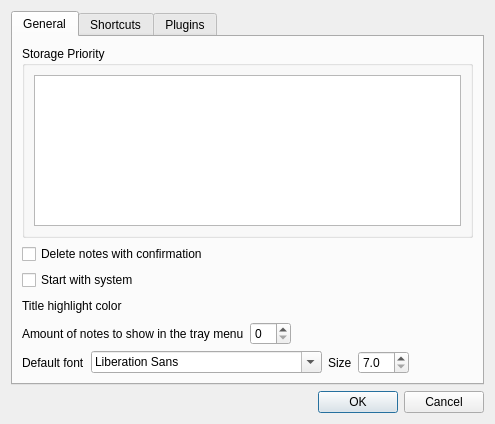
<?xml version="1.0" encoding="UTF-8"?>
<ui version="4.0">
 <class>OptionsDlg</class>
 <widget class="QDialog" name="OptionsDlg">
  <property name="geometry">
   <rect>
    <x>0</x>
    <y>0</y>
    <width>495</width>
    <height>424</height>
   </rect>
  </property>
  <property name="windowTitle">
   <string>QtNote Options</string>
  </property>
  <property name="windowIcon">
   <iconset resource="main.qrc">
    <normaloff>:/icons/options</normaloff>:/icons/options</iconset>
  </property>
  <layout class="QVBoxLayout" name="verticalLayout">
   <item>
    <widget class="QTabWidget" name="tabGeneral">
     <property name="currentIndex">
      <number>0</number>
     </property>
     <widget class="QWidget" name="general">
      <attribute name="title">
       <string>General</string>
      </attribute>
      <layout class="QVBoxLayout" name="verticalLayout_3">
       <item>
        <widget class="QGroupBox" name="groupBox">
         <property name="title">
          <string>Storage Priority</string>
         </property>
         <layout class="QVBoxLayout" name="verticalLayout_2">
          <item>
           <widget class="QListView" name="priorityView">
            <property name="minimumSize">
             <size>
              <width>0</width>
              <height>100</height>
             </size>
            </property>
            <property name="dragDropMode">
             <enum>QAbstractItemView::InternalMove</enum>
            </property>
            <property name="movement">
             <enum>QListView::Snap</enum>
            </property>
           </widget>
          </item>
         </layout>
        </widget>
       </item>
       <item>
        <widget class="QCheckBox" name="ckAskDel">
         <property name="text">
          <string>Delete notes with confirmation</string>
         </property>
        </widget>
       </item>
       <item>
        <widget class="QCheckBox" name="ckAutostart">
         <property name="text">
          <string>Start with system</string>
         </property>
        </widget>
       </item>
       <item>
        <layout class="QHBoxLayout" name="horizontalLayout_2">
         <item>
          <widget class="QLabel" name="label_2">
           <property name="text">
            <string>Title highlight color</string>
           </property>
          </widget>
         </item>
         <item>
          <spacer name="horizontalSpacer_2">
           <property name="orientation">
            <enum>Qt::Horizontal</enum>
           </property>
           <property name="sizeHint" stdset="0">
            <size>
             <width>40</width>
             <height>20</height>
            </size>
           </property>
          </spacer>
         </item>
         <item>
          <widget class="QtNote::ColorButton" name="wTitleColor" native="true"/>
         </item>
        </layout>
       </item>
       <item>
        <layout class="QHBoxLayout" name="horizontalLayout">
         <item>
          <widget class="QLabel" name="label">
           <property name="text">
            <string>Amount of notes to show in the tray menu</string>
           </property>
          </widget>
         </item>
         <item>
          <widget class="QSpinBox" name="spMenuNotesAmount"/>
         </item>
         <item>
          <spacer name="horizontalSpacer">
           <property name="orientation">
            <enum>Qt::Horizontal</enum>
           </property>
           <property name="sizeHint" stdset="0">
            <size>
             <width>40</width>
             <height>20</height>
            </size>
           </property>
          </spacer>
         </item>
        </layout>
       </item>
       <item>
        <layout class="QHBoxLayout" name="horizontalLayout_3">
         <item>
          <widget class="QLabel" name="label_3">
           <property name="text">
            <string>Default font</string>
           </property>
          </widget>
         </item>
         <item>
          <widget class="QFontComboBox" name="fcbDefaultFont"/>
         </item>
         <item>
          <widget class="QLabel" name="label_4">
           <property name="text">
            <string>Size</string>
           </property>
          </widget>
         </item>
         <item>
          <widget class="QDoubleSpinBox" name="fsbDefaultFontSize">
           <property name="decimals">
            <number>1</number>
           </property>
           <property name="minimum">
            <double>7.000000000000000</double>
           </property>
           <property name="maximum">
            <double>28.000000000000000</double>
           </property>
          </widget>
         </item>
         <item>
          <widget class="QPushButton" name="pbDefaultFontAdv">
           <property name="text">
            <string/>
           </property>
           <property name="icon">
            <iconset resource="main.qrc">
             <normaloff>:/icons/options</normaloff>:/icons/options</iconset>
           </property>
           <property name="flat">
            <bool>true</bool>
           </property>
          </widget>
         </item>
         <item>
          <spacer name="horizontalSpacer_3">
           <property name="orientation">
            <enum>Qt::Horizontal</enum>
           </property>
           <property name="sizeHint" stdset="0">
            <size>
             <width>40</width>
             <height>20</height>
            </size>
           </property>
          </spacer>
         </item>
        </layout>
       </item>
       <item>
        <spacer name="verticalSpacer">
         <property name="orientation">
          <enum>Qt::Vertical</enum>
         </property>
         <property name="sizeType">
          <enum>QSizePolicy::Expanding</enum>
         </property>
         <property name="sizeHint" stdset="0">
          <size>
           <width>20</width>
           <height>20</height>
          </size>
         </property>
        </spacer>
       </item>
      </layout>
     </widget>
     <widget class="QWidget" name="shortcuts">
      <attribute name="title">
       <string>Shortcuts</string>
      </attribute>
      <layout class="QVBoxLayout" name="verticalLayout_5">
       <item>
        <widget class="QGroupBox" name="gbShortcuts">
         <property name="title">
          <string>Shortcuts</string>
         </property>
         <layout class="QFormLayout" name="formLayout">
          <property name="fieldGrowthPolicy">
           <enum>QFormLayout::AllNonFixedFieldsGrow</enum>
          </property>
         </layout>
        </widget>
       </item>
      </layout>
     </widget>
     <widget class="QWidget" name="plugins">
      <attribute name="title">
       <string>Plugins</string>
      </attribute>
      <layout class="QVBoxLayout" name="verticalLayout_4"/>
     </widget>
    </widget>
   </item>
   <item>
    <widget class="QDialogButtonBox" name="buttonBox">
     <property name="orientation">
      <enum>Qt::Horizontal</enum>
     </property>
     <property name="standardButtons">
      <set>QDialogButtonBox::Cancel|QDialogButtonBox::Ok</set>
     </property>
    </widget>
   </item>
  </layout>
 </widget>
 <customwidgets>
  <customwidget>
   <class>QtNote::ColorButton</class>
   <extends>QWidget</extends>
   <header>colorbutton.h</header>
   <container>1</container>
  </customwidget>
 </customwidgets>
 <tabstops>
  <tabstop>priorityView</tabstop>
 </tabstops>
 <resources>
  <include location="main.qrc"/>
 </resources>
 <connections>
  <connection>
   <sender>buttonBox</sender>
   <signal>accepted()</signal>
   <receiver>OptionsDlg</receiver>
   <slot>accept()</slot>
   <hints>
    <hint type="sourcelabel">
     <x>257</x>
     <y>198</y>
    </hint>
    <hint type="destinationlabel">
     <x>157</x>
     <y>274</y>
    </hint>
   </hints>
  </connection>
  <connection>
   <sender>buttonBox</sender>
   <signal>rejected()</signal>
   <receiver>OptionsDlg</receiver>
   <slot>reject()</slot>
   <hints>
    <hint type="sourcelabel">
     <x>300</x>
     <y>198</y>
    </hint>
    <hint type="destinationlabel">
     <x>286</x>
     <y>274</y>
    </hint>
   </hints>
  </connection>
 </connections>
</ui>
